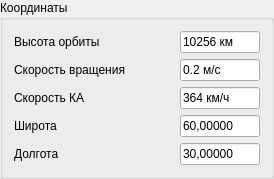
              <widget class="QGroupBox" name="groupBox_4">
               <property name="maximumSize">
                <size>
                 <width>16777215</width>
                 <height>181</height>
                </size>
               </property>
               <property name="title">
                <string>Координаты</string>
               </property>
               <layout class="QVBoxLayout" name="verticalLayout_10">
                <item>
                 <layout class="QHBoxLayout" name="horizontalLayout_10">
                  <item>
                   <widget class="QLabel" name="label_5">
                    <property name="minimumSize">
                     <size>
                      <width>160</width>
                      <height>0</height>
                     </size>
                    </property>
                    <property name="text">
                     <string>Высота орбиты</string>
                    </property>
                   </widget>
                  </item>
                  <item>
                   <widget class="QLineEdit" name="lineEdit_5">
                    <property name="minimumSize">
                     <size>
                      <width>80</width>
                      <height>0</height>
                     </size>
                    </property>
                    <property name="maximumSize">
                     <size>
                      <width>80</width>
                      <height>16777215</height>
                     </size>
                    </property>
                    <property name="text">
                     <string>10256 км</string>
                    </property>
                   </widget>
                  </item>
                 </layout>
                </item>
                <item>
                 <layout class="QHBoxLayout" name="horizontalLayout_11">
                  <item>
                   <widget class="QLabel" name="label_6">
                    <property name="minimumSize">
                     <size>
                      <width>160</width>
                      <height>0</height>
                     </size>
                    </property>
                    <property name="text">
                     <string>Скорость вращения</string>
                    </property>
                   </widget>
                  </item>
                  <item>
                   <widget class="QLineEdit" name="lineEdit_6">
                    <property name="minimumSize">
                     <size>
                      <width>80</width>
                      <height>0</height>
                     </size>
                    </property>
                    <property name="maximumSize">
                     <size>
                      <width>80</width>
                      <height>16777215</height>
                     </size>
                    </property>
                    <property name="text">
                     <string>0.2 м/с</string>
                    </property>
                   </widget>
                  </item>
                 </layout>
                </item>
                <item>
                 <layout class="QHBoxLayout" name="horizontalLayout_12">
                  <item>
                   <widget class="QLabel" name="label_7">
                    <property name="minimumSize">
                     <size>
                      <width>160</width>
                      <height>0</height>
                     </size>
                    </property>
                    <property name="text">
                     <string>Скорость КА</string>
                    </property>
                   </widget>
                  </item>
                  <item>
                   <widget class="QLineEdit" name="lineEdit_8">
                    <property name="minimumSize">
                     <size>
                      <width>80</width>
                      <height>0</height>
                     </size>
                    </property>
                    <property name="maximumSize">
                     <size>
                      <width>80</width>
                      <height>16777215</height>
                     </size>
                    </property>
                    <property name="text">
                     <string>364 км/ч</string>
                    </property>
                   </widget>
                  </item>
                 </layout>
                </item>
                <item>
                 <layout class="QHBoxLayout" name="horizontalLayout_13">
                  <item>
                   <widget class="QLabel" name="label_8">
                    <property name="minimumSize">
                     <size>
                      <width>160</width>
                      <height>0</height>
                     </size>
                    </property>
                    <property name="text">
                     <string>Широта</string>
                    </property>
                   </widget>
                  </item>
                  <item>
                   <widget class="QLineEdit" name="lineEdit_9">
                    <property name="minimumSize">
                     <size>
                      <width>80</width>
                      <height>0</height>
                     </size>
                    </property>
                    <property name="maximumSize">
                     <size>
                      <width>80</width>
                      <height>16777215</height>
                     </size>
                    </property>
                    <property name="text">
                     <string>60,00000</string>
                    </property>
                   </widget>
                  </item>
                 </layout>
                </item>
                <item>
                 <layout class="QHBoxLayout" name="horizontalLayout_14">
                  <item>
                   <widget class="QLabel" name="label_9">
                    <property name="minimumSize">
                     <size>
                      <width>160</width>
                      <height>0</height>
                     </size>
                    </property>
                    <property name="text">
                     <string>Долгота</string>
                    </property>
                   </widget>
                  </item>
                  <item>
                   <widget class="QLineEdit" name="lineEdit_7">
                    <property name="minimumSize">
                     <size>
                      <width>80</width>
                      <height>0</height>
                     </size>
                    </property>
                    <property name="maximumSize">
                     <size>
                      <width>80</width>
                      <height>16777215</height>
                     </size>
                    </property>
                    <property name="text">
                     <string>30,00000</string>
                    </property>
                   </widget>
                  </item>
                 </layout>
                </item>
               </layout>
              </widget>
